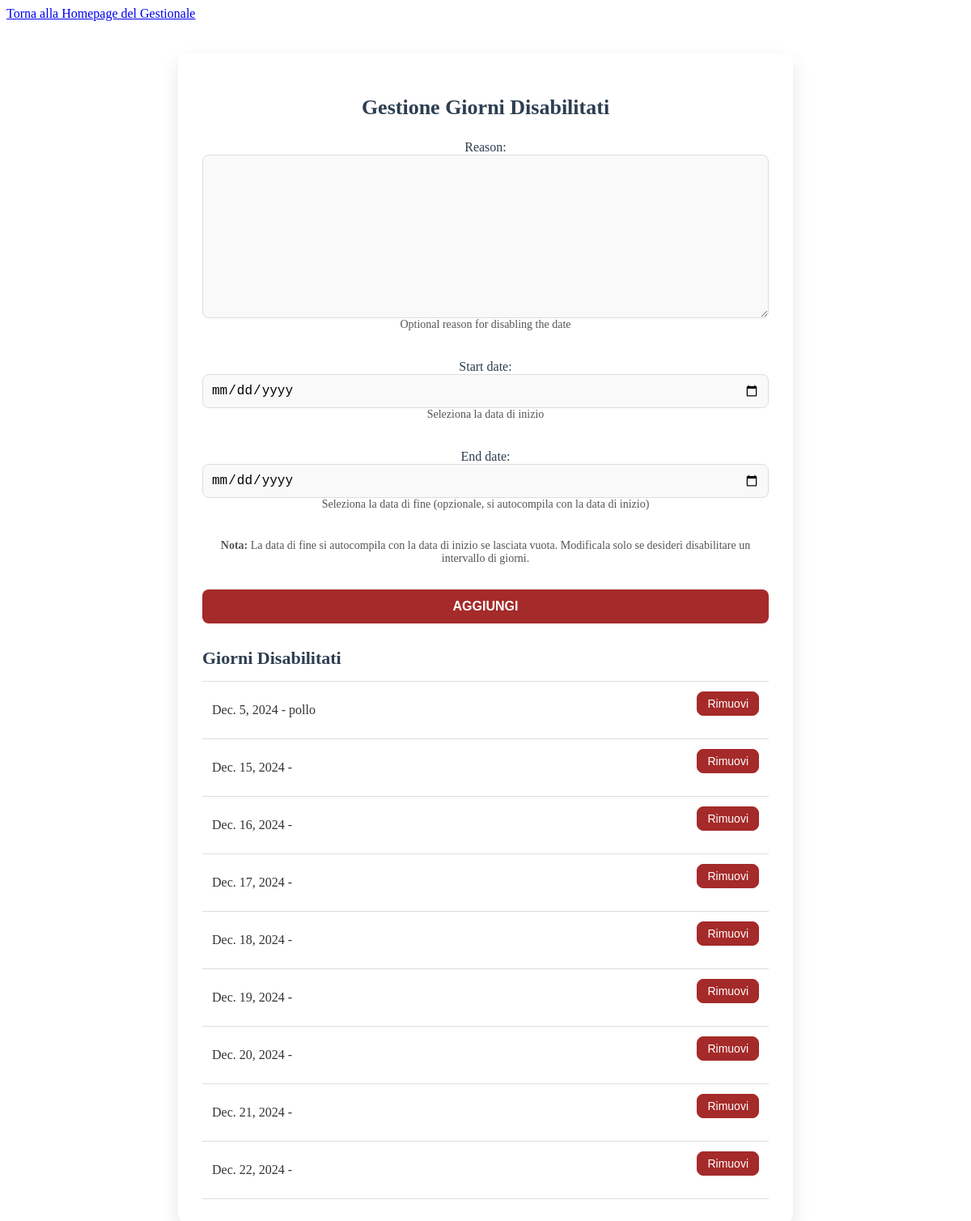
/gestionale/manage-disabled-dates/ (signed in), run on an earlier commit of the app's database.
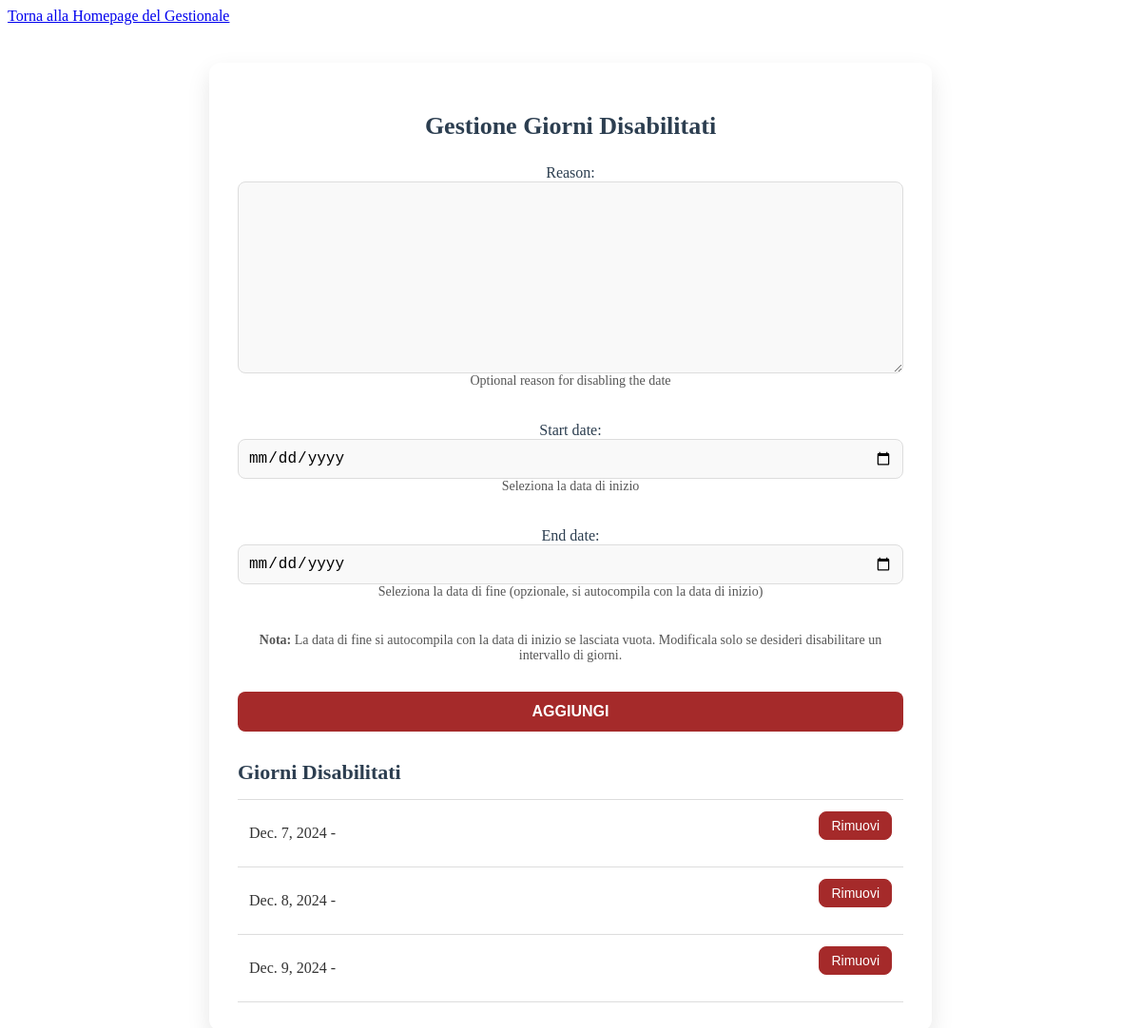
And on a later commit of the database.
### gestionale/models.py (models this page shows)
class DisabledDate(models.Model):
    date = models.DateField(unique=True, help_text="Date to disable for reservations")
    reason = models.TextField(blank=True, help_text="Optional reason for disabling the date")

### gestionale/views.py (the view)
# urls.py: path('manage-disabled-dates/', views.manage_disabled_dates, name='manage_disabled_dates'),
@login_required
def manage_disabled_dates(request):
    if request.method == 'POST':
        form = DisabledDateForm(request.POST)
        if form.is_valid():
            start_date = form.cleaned_data.get('start_date')
            end_date = form.cleaned_data.get('end_date')
            reason = form.cleaned_data.get('reason')
            current_date = start_date
            while current_date <= end_date:
                DisabledDate.objects.get_or_create(date=current_date, defaults={'reason': reason})
                current_date += timedelta(days=1)
            return redirect('gestionale:manage_disabled_dates')
    else:
        form = DisabledDateForm()
    disabled_dates = DisabledDate.objects.all()  # Recupera tutti gli oggetti completi
    return render(request, 'gestionale/manage_disabled_dates.html', {
        'form': form,
        'disabled_dates': disabled_dates,  # Passa oggetti completi con `id`
    })

### gestionale/form.py (shortened to what this page needs)
class DisabledDateForm(forms.ModelForm):
    start_date = forms.DateField(
        required=True,
        widget=forms.DateInput(attrs={'type': 'date'}),
        help_text="Seleziona la data di inizio"
    )
    end_date = forms.DateField(
        required=False,
        widget=forms.DateInput(attrs={'type': 'date'}),
        help_text="Seleziona la data di fine (opzionale, si autocompila con la data di inizio)"
    )
    class Meta:
        model = DisabledDate
        fields = ['reason']  # La ragione rimane opzionale

### gestionale/templates/gestionale/manage_disabled_dates.html (shortened to what this page needs)
{% load static %}
<link rel="stylesheet" href="{% static 'gestionale/manage_disabled_dates.css' %}">
<a href="{% url 'gestionale:gestionale' %}" class="back-to-home">Torna alla Homepage del Gestionale</a>
<div class="disabled-dates-container">
    <h2>Gestione Giorni Disabilitati</h2>
    <form method="post" class="disabled-dates-form">
        {{ form.as_p }}
        <p><strong>Nota:</strong> La data di fine si autocompila con la data di inizio se lasciata vuota.
            Modificala solo se desideri disabilitare un intervallo di giorni.</p>
        <button type="submit">Aggiungi</button>
    </form>
    <div class="disabled-dates-list-container">
        <h3>Giorni Disabilitati</h3>
        <ul class="disabled-dates-list">
            {% for date in disabled_dates %}
                <li>
                    <span>{{ date.date }} - {{ date.reason }}</span>
                    <form method="post" action="{% url 'gestionale:delete_disabled_date' date.id %}">
                        <button type="submit" class="btn btn-danger">Rimuovi</button>
                    </form>
                </li>
            {% endfor %}
        </ul>
    </div>
</div>

What changed in the data, as far as the page shows it:
removed DisabledDate: date "Dec. 5, 2024", reason "pollo"
removed DisabledDate: date "Dec. 15, 2024"
removed DisabledDate: date "Dec. 16, 2024"
removed DisabledDate: date "Dec. 17, 2024"
removed DisabledDate: date "Dec. 18, 2024"
removed DisabledDate: date "Dec. 19, 2024"
removed DisabledDate: date "Dec. 20, 2024"
removed DisabledDate: date "Dec. 21, 2024"
removed DisabledDate: date "Dec. 22, 2024"
added DisabledDate: date "Dec. 7, 2024"
added DisabledDate: date "Dec. 8, 2024"
added DisabledDate: date "Dec. 9, 2024"
